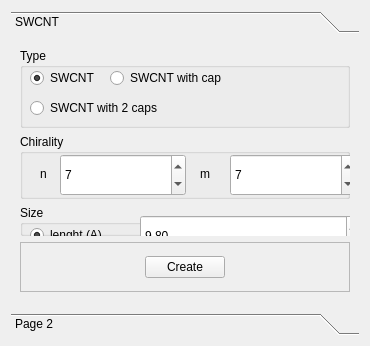
          <widget class="QWidget" name="tab_5">
           <attribute name="title">
            <string>Create</string>
           </attribute>
           <layout class="QVBoxLayout" name="verticalLayout_17">
            <item>
             <widget class="QToolBox" name="toolBox">
              <property name="currentIndex">
               <number>0</number>
              </property>
              <widget class="QWidget" name="page_21">
               <property name="geometry">
                <rect>
                 <x>0</x>
                 <y>0</y>
                 <width>344</width>
                 <height>585</height>
                </rect>
               </property>
               <attribute name="label">
                <string>SWCNT</string>
               </attribute>
               <layout class="QVBoxLayout" name="verticalLayout_24">
                <item>
                 <widget class="QGroupBox" name="groupBox_3">
                  <property name="minimumSize">
                   <size>
                    <width>0</width>
                    <height>80</height>
                   </size>
                  </property>
                  <property name="maximumSize">
                   <size>
                    <width>16777215</width>
                    <height>80</height>
                   </size>
                  </property>
                  <property name="title">
                   <string>Type</string>
                  </property>
                  <widget class="QRadioButton" name="FormActionsPreRadioSWNT">
                   <property name="geometry">
                    <rect>
                     <x>10</x>
                     <y>20</y>
                     <width>95</width>
                     <height>20</height>
                    </rect>
                   </property>
                   <property name="text">
                    <string>SWCNT</string>
                   </property>
                   <property name="checked">
                    <bool>true</bool>
                   </property>
                  </widget>
                  <widget class="QRadioButton" name="FormActionsPreRadioSWNTcap">
                   <property name="geometry">
                    <rect>
                     <x>90</x>
                     <y>20</y>
                     <width>131</width>
                     <height>20</height>
                    </rect>
                   </property>
                   <property name="text">
                    <string>SWCNT with cap</string>
                   </property>
                  </widget>
                  <widget class="QRadioButton" name="FormActionsPreRadioSWNTcap_2">
                   <property name="geometry">
                    <rect>
                     <x>10</x>
                     <y>50</y>
                     <width>161</width>
                     <height>20</height>
                    </rect>
                   </property>
                   <property name="text">
                    <string>SWCNT with 2 caps</string>
                   </property>
                  </widget>
                 </widget>
                </item>
                <item>
                 <widget class="QGroupBox" name="groupBox_8">
                  <property name="minimumSize">
                   <size>
                    <width>0</width>
                    <height>65</height>
                   </size>
                  </property>
                  <property name="maximumSize">
                   <size>
                    <width>16777215</width>
                    <height>65</height>
                   </size>
                  </property>
                  <property name="title">
                   <string>Chirality</string>
                  </property>
                  <widget class="QLabel" name="label_9">
                   <property name="geometry">
                    <rect>
                     <x>20</x>
                     <y>30</y>
                     <width>21</width>
                     <height>19</height>
                    </rect>
                   </property>
                   <property name="text">
                    <string>n</string>
                   </property>
                  </widget>
                  <widget class="QLabel" name="label_23">
                   <property name="geometry">
                    <rect>
                     <x>180</x>
                     <y>30</y>
                     <width>21</width>
                     <height>19</height>
                    </rect>
                   </property>
                   <property name="text">
                    <string>m</string>
                   </property>
                  </widget>
                  <widget class="QSpinBox" name="FormActionsPreLineSWNTn">
                   <property name="geometry">
                    <rect>
                     <x>40</x>
                     <y>20</y>
                     <width>126</width>
                     <height>42</height>
                    </rect>
                   </property>
                   <property name="value">
                    <number>7</number>
                   </property>
                  </widget>
                  <widget class="QSpinBox" name="FormActionsPreLineSWNTm">
                   <property name="geometry">
                    <rect>
                     <x>210</x>
                     <y>20</y>
                     <width>126</width>
                     <height>42</height>
                    </rect>
                   </property>
                   <property name="value">
                    <number>7</number>
                   </property>
                  </widget>
                 </widget>
                </item>
                <item>
                 <widget class="QGroupBox" name="groupBox_2">
                  <property name="maximumSize">
                   <size>
                    <width>16777215</width>
                    <height>105</height>
                   </size>
                  </property>
                  <property name="title">
                   <string>Size</string>
                  </property>
                  <widget class="QRadioButton" name="FormActionsPreRadioSWNTuselen">
                   <property name="geometry">
                    <rect>
                     <x>10</x>
                     <y>20</y>
                     <width>95</width>
                     <height>20</height>
                    </rect>
                   </property>
                   <property name="text">
                    <string>lenght (A)</string>
                   </property>
                   <property name="checked">
                    <bool>true</bool>
                   </property>
                  </widget>
                  <widget class="QRadioButton" name="radioButton_2">
                   <property name="geometry">
                    <rect>
                     <x>10</x>
                     <y>60</y>
                     <width>95</width>
                     <height>20</height>
                    </rect>
                   </property>
                   <property name="text">
                    <string>cells</string>
                   </property>
                  </widget>
                  <widget class="QDoubleSpinBox" name="FormActionsPreLineSWNTlen">
                   <property name="geometry">
                    <rect>
                     <x>120</x>
                     <y>10</y>
                     <width>221</width>
                     <height>42</height>
                    </rect>
                   </property>
                   <property name="singleStep">
                    <double>0.500000000000000</double>
                   </property>
                   <property name="value">
                    <double>9.800000000000001</double>
                   </property>
                  </widget>
                  <widget class="QSpinBox" name="FormActionsPreLineSWNTcells">
                   <property name="geometry">
                    <rect>
                     <x>120</x>
                     <y>50</y>
                     <width>221</width>
                     <height>42</height>
                    </rect>
                   </property>
                   <property name="value">
                    <number>1</number>
                   </property>
                  </widget>
                 </widget>
                </item>
                <item>
                 <widget class="QFrame" name="frame_23">
                  <property name="minimumSize">
                   <size>
                    <width>0</width>
                    <height>50</height>
                   </size>
                  </property>
                  <property name="maximumSize">
                   <size>
                    <width>16777215</width>
                    <height>50</height>
                   </size>
                  </property>
                  <property name="frameShape">
                   <enum>QFrame::StyledPanel</enum>
                  </property>
                  <property name="frameShadow">
                   <enum>QFrame::Raised</enum>
                  </property>
                  <layout class="QHBoxLayout" name="horizontalLayout_13">
                   <item>
                    <spacer name="horizontalSpacer_15">
                     <property name="orientation">
                      <enum>Qt::Horizontal</enum>
                     </property>
                     <property name="sizeHint" stdset="0">
                      <size>
                       <width>115</width>
                       <height>17</height>
                      </size>
                     </property>
                    </spacer>
                   </item>
                   <item>
                    <widget class="QPushButton" name="FormActionsPreButSWNTGenerate">
                     <property name="text">
                      <string>Create</string>
                     </property>
                    </widget>
                   </item>
                   <item>
                    <spacer name="horizontalSpacer_16">
                     <property name="orientation">
                      <enum>Qt::Horizontal</enum>
                     </property>
                     <property name="sizeHint" stdset="0">
                      <size>
                       <width>115</width>
                       <height>17</height>
                      </size>
                     </property>
                    </spacer>
                   </item>
                  </layout>
                 </widget>
                </item>
                <item>
                 <widget class="QFrame" name="frame_24">
                  <property name="frameShape">
                   <enum>QFrame::StyledPanel</enum>
                  </property>
                  <property name="frameShadow">
                   <enum>QFrame::Raised</enum>
                  </property>
                 </widget>
                </item>
               </layout>
              </widget>
              <widget class="QWidget" name="page_22">
               <property name="geometry">
                <rect>
                 <x>0</x>
                 <y>0</y>
                 <width>100</width>
                 <height>30</height>
                </rect>
               </property>
               <attribute name="label">
                <string>Page 2</string>
               </attribute>
              </widget>
             </widget>
            </item>
           </layout>
          </widget>
